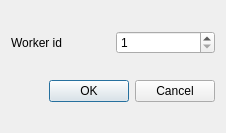
<?xml version="1.0" encoding="UTF-8"?>
<ui version="4.0">
 <class>Dialog</class>
 <widget class="QDialog" name="Dialog">
  <property name="geometry">
   <rect>
    <x>0</x>
    <y>0</y>
    <width>226</width>
    <height>133</height>
   </rect>
  </property>
  <property name="windowTitle">
   <string>Delete worker</string>
  </property>
  <layout class="QGridLayout" name="gridLayout">
   <item row="0" column="0">
    <layout class="QHBoxLayout" name="horizontalLayout">
     <item>
      <widget class="QLabel" name="label">
       <property name="text">
        <string>Worker id</string>
       </property>
      </widget>
     </item>
     <item>
      <widget class="QSpinBox" name="id_box">
       <property name="minimum">
        <number>1</number>
       </property>
       <property name="maximum">
        <number>9999999</number>
       </property>
      </widget>
     </item>
    </layout>
   </item>
   <item row="1" column="0">
    <widget class="QDialogButtonBox" name="buttonBox">
     <property name="orientation">
      <enum>Qt::Horizontal</enum>
     </property>
     <property name="standardButtons">
      <set>QDialogButtonBox::Cancel|QDialogButtonBox::Ok</set>
     </property>
    </widget>
   </item>
  </layout>
 </widget>
 <resources/>
 <connections>
  <connection>
   <sender>buttonBox</sender>
   <signal>accepted()</signal>
   <receiver>Dialog</receiver>
   <slot>accept()</slot>
   <hints>
    <hint type="sourcelabel">
     <x>248</x>
     <y>254</y>
    </hint>
    <hint type="destinationlabel">
     <x>157</x>
     <y>274</y>
    </hint>
   </hints>
  </connection>
  <connection>
   <sender>buttonBox</sender>
   <signal>rejected()</signal>
   <receiver>Dialog</receiver>
   <slot>reject()</slot>
   <hints>
    <hint type="sourcelabel">
     <x>316</x>
     <y>260</y>
    </hint>
    <hint type="destinationlabel">
     <x>286</x>
     <y>274</y>
    </hint>
   </hints>
  </connection>
 </connections>
</ui>
